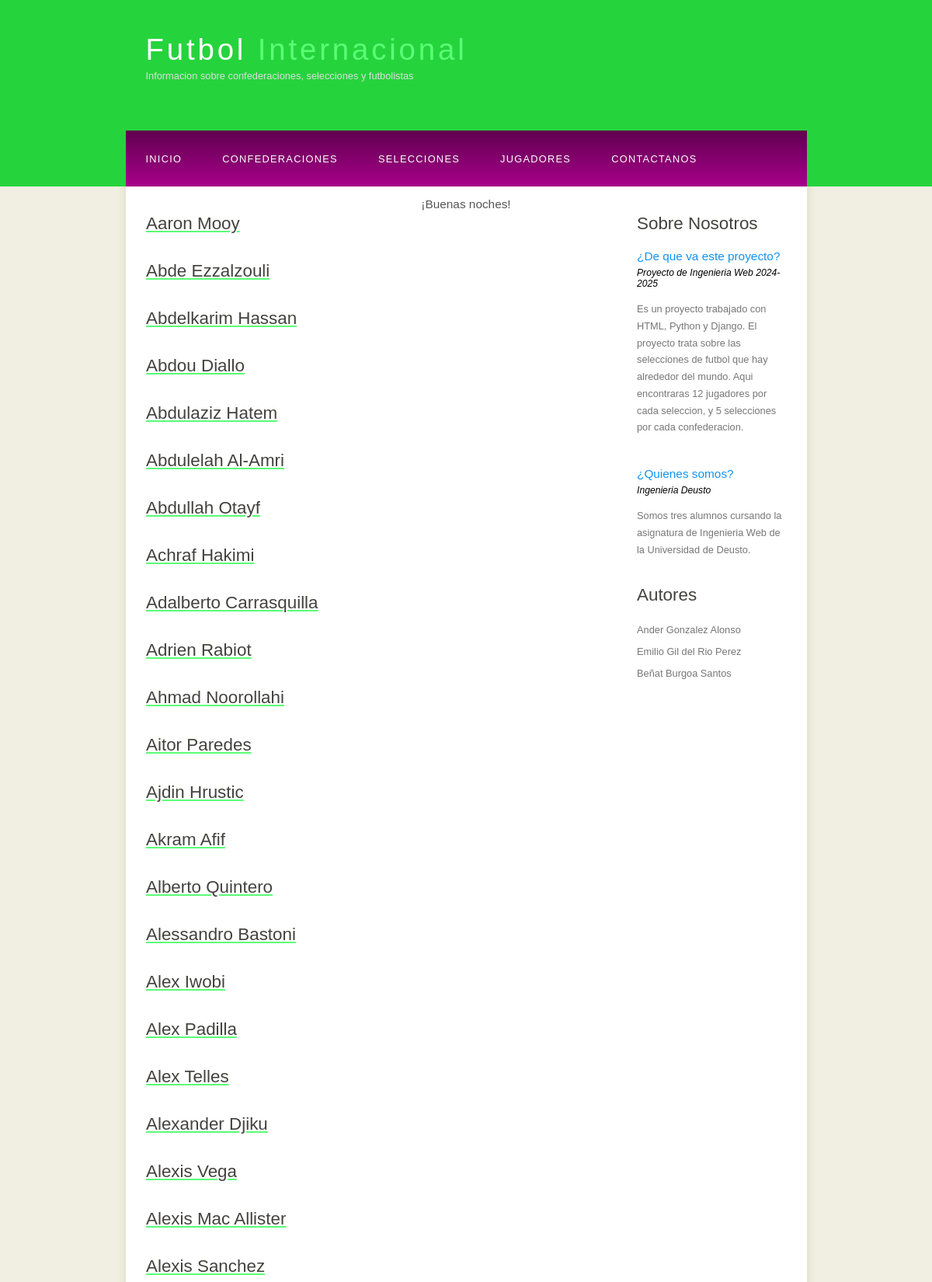
Page /seleccionesAPP/listaFutbolistas/ (upper part) on the committed database.
### seleccionesAPP/models.py (models this page shows, shortened)
class Futbolista(models.Model):
    nombre = models.CharField(max_length=50)
    apellido = models.CharField(max_length=100, default='')
    fecha_nac = models.DateField()
    POSICIONES = [
        ('POR', 'Portero'),
        ('DEF', 'Defensa'),
        ('MED', 'Mediocampista'),
        ('DEL', 'Delantero'),
    ]
    posicion = models.CharField(
        max_length=3,         # Cambiado a 3 porque usamos abreviaturas de 3 letras
        choices=POSICIONES,   # Opciones predefinidas
        default='MED',        # Valor por defecto: Mediocampista
    )
    seleccion = models.ForeignKey(Seleccion, on_delete=models.CASCADE, related_name='futbolista')
    imagenFutbolista= models.URLField(max_length=600,null=True,blank=True)

### seleccionesAPP/views.py (the view)
# urls.py: path('listaFutbolistas/', views.listaFutbolista.as_view(),name='listaFutbolista'),
class listaFutbolista(ListView):
    model= Futbolista
    template_name='listaFutbolista.html'
    context_object_name='futbolista_list'
    queryset=Futbolista.objects.order_by('nombre')

### seleccionesAPP/templates/listaFutbolista.html
{% extends 'base.html' %}
{% block contenido %}
{% for futbolista in futbolista_list%}
<a href="{% url 'detalleFutbolista' futbolista.id%}">
    <h1> {{ futbolista.nombre }} {{futbolista.apellido}}</h1>
</a>
{% empty %}
    <p>No hay futbolista disponibles.</p>
{% endfor %}
{% endblock %}

### seleccionesAPP/static/style/style.css (style rules this page uses)
html { height: 100%; }
* { margin: 0; padding: 0; }
body { font: normal .80em 'trebuchet ms', arial, sans-serif; background: #F0EFE2; color: #777; }
h1, h2, h3, h4, h5, h6 { font: normal 175% 'century gothic', arial, sans-serif; color: #43423F; margin: 0 0 15px 0; padding: 15px 0 5px 0; }
a, a:hover { outline: none; text-decoration: underline; color: #5bff76; }

### rows in the picture
Futbolista: nombre "Aaron", apellido "Mooy"
Futbolista: nombre "Abde", apellido "Ezzalzouli"
Futbolista: nombre "Abdelkarim", apellido "Hassan"
Futbolista: nombre "Abdou", apellido "Diallo"
Futbolista: nombre "Abdulaziz", apellido "Hatem"
Futbolista: nombre "Abdulelah", apellido "Al-Amri"
Futbolista: nombre "Abdullah", apellido "Otayf"
Futbolista: nombre "Achraf", apellido "Hakimi"
Futbolista: nombre "Adalberto", apellido "Carrasquilla"
Futbolista: nombre "Adrien", apellido "Rabiot"
Futbolista: nombre "Ahmad", apellido "Noorollahi"
Futbolista: nombre "Aitor", apellido "Paredes"
Futbolista: nombre "Ajdin", apellido "Hrustic"
Futbolista: nombre "Akram", apellido "Afif"
Futbolista: nombre "Alberto", apellido "Quintero"
Futbolista: nombre "Alessandro", apellido "Bastoni"
Futbolista: nombre "Alex", apellido "Iwobi"
Futbolista: nombre "Alex", apellido "Padilla"
Futbolista: nombre "Alex", apellido "Telles"
Futbolista: nombre "Alexander", apellido "Djiku"
Futbolista: nombre "Alexis", apellido "Vega"
Futbolista: nombre "Alexis", apellido "Mac Allister"
Futbolista: nombre "Alexis", apellido "Sanchez"
